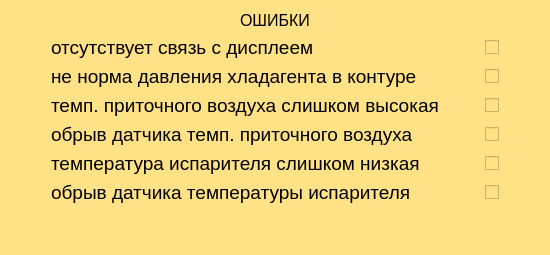
         <widget class="QWidget" name="widget_9" native="true">
          <property name="sizePolicy">
           <sizepolicy hsizetype="Expanding" vsizetype="Expanding">
            <horstretch>0</horstretch>
            <verstretch>0</verstretch>
           </sizepolicy>
          </property>
          <property name="styleSheet">
           <string notr="true">background-color: rgb(255, 225, 134);</string>
          </property>
          <layout class="QVBoxLayout" name="verticalLayout_10">
           <item>
            <widget class="QLabel" name="label_31">
             <property name="font">
              <font>
               <pointsize>12</pointsize>
               <weight>50</weight>
               <bold>false</bold>
              </font>
             </property>
             <property name="text">
              <string>ОШИБКИ</string>
             </property>
             <property name="alignment">
              <set>Qt::AlignCenter</set>
             </property>
            </widget>
           </item>
           <item>
            <layout class="QGridLayout" name="gridLayout_4">
             <item row="2" column="4">
              <spacer name="horizontalSpacer_56">
               <property name="orientation">
                <enum>Qt::Horizontal</enum>
               </property>
               <property name="sizeHint" stdset="0">
                <size>
                 <width>40</width>
                 <height>20</height>
                </size>
               </property>
              </spacer>
             </item>
             <item row="2" column="2">
              <spacer name="horizontalSpacer_58">
               <property name="orientation">
                <enum>Qt::Horizontal</enum>
               </property>
               <property name="sizeHint" stdset="0">
                <size>
                 <width>40</width>
                 <height>20</height>
                </size>
               </property>
              </spacer>
             </item>
             <item row="0" column="0">
              <spacer name="horizontalSpacer_54">
               <property name="orientation">
                <enum>Qt::Horizontal</enum>
               </property>
               <property name="sizeHint" stdset="0">
                <size>
                 <width>40</width>
                 <height>20</height>
                </size>
               </property>
              </spacer>
             </item>
             <item row="1" column="0">
              <spacer name="horizontalSpacer_50">
               <property name="orientation">
                <enum>Qt::Horizontal</enum>
               </property>
               <property name="sizeHint" stdset="0">
                <size>
                 <width>40</width>
                 <height>20</height>
                </size>
               </property>
              </spacer>
             </item>
             <item row="3" column="0">
              <spacer name="horizontalSpacer_52">
               <property name="orientation">
                <enum>Qt::Horizontal</enum>
               </property>
               <property name="sizeHint" stdset="0">
                <size>
                 <width>40</width>
                 <height>20</height>
                </size>
               </property>
              </spacer>
             </item>
             <item row="0" column="3">
              <widget class="QCheckBox" name="checkBox_11">
               <property name="sizePolicy">
                <sizepolicy hsizetype="Minimum" vsizetype="Fixed">
                 <horstretch>0</horstretch>
                 <verstretch>0</verstretch>
                </sizepolicy>
               </property>
               <property name="minimumSize">
                <size>
                 <width>0</width>
                 <height>0</height>
                </size>
               </property>
               <property name="font">
                <font>
                 <pointsize>8</pointsize>
                </font>
               </property>
               <property name="text">
                <string/>
               </property>
              </widget>
             </item>
             <item row="4" column="2">
              <spacer name="horizontalSpacer_60">
               <property name="orientation">
                <enum>Qt::Horizontal</enum>
               </property>
               <property name="sizeHint" stdset="0">
                <size>
                 <width>40</width>
                 <height>20</height>
                </size>
               </property>
              </spacer>
             </item>
             <item row="2" column="1">
              <widget class="QLabel" name="label_32">
               <property name="font">
                <font>
                 <pointsize>14</pointsize>
                </font>
               </property>
               <property name="text">
                <string>темп. приточного воздуха слишком высокая</string>
               </property>
              </widget>
             </item>
             <item row="1" column="2">
              <spacer name="horizontalSpacer_59">
               <property name="orientation">
                <enum>Qt::Horizontal</enum>
               </property>
               <property name="sizeHint" stdset="0">
                <size>
                 <width>40</width>
                 <height>20</height>
                </size>
               </property>
              </spacer>
             </item>
             <item row="0" column="1">
              <widget class="QLabel" name="label_36">
               <property name="font">
                <font>
                 <pointsize>14</pointsize>
                </font>
               </property>
               <property name="text">
                <string>отсутствует связь с дисплеем</string>
               </property>
              </widget>
             </item>
             <item row="4" column="4">
              <spacer name="horizontalSpacer_61">
               <property name="orientation">
                <enum>Qt::Horizontal</enum>
               </property>
               <property name="sizeHint" stdset="0">
                <size>
                 <width>40</width>
                 <height>20</height>
                </size>
               </property>
              </spacer>
             </item>
             <item row="3" column="2">
              <spacer name="horizontalSpacer_57">
               <property name="orientation">
                <enum>Qt::Horizontal</enum>
               </property>
               <property name="sizeHint" stdset="0">
                <size>
                 <width>40</width>
                 <height>20</height>
                </size>
               </property>
              </spacer>
             </item>
             <item row="0" column="2">
              <spacer name="horizontalSpacer_43">
               <property name="orientation">
                <enum>Qt::Horizontal</enum>
               </property>
               <property name="sizeHint" stdset="0">
                <size>
                 <width>40</width>
                 <height>20</height>
                </size>
               </property>
              </spacer>
             </item>
             <item row="4" column="0">
              <spacer name="horizontalSpacer_47">
               <property name="orientation">
                <enum>Qt::Horizontal</enum>
               </property>
               <property name="sizeHint" stdset="0">
                <size>
                 <width>40</width>
                 <height>20</height>
                </size>
               </property>
              </spacer>
             </item>
             <item row="1" column="1">
              <widget class="QLabel" name="label_33">
               <property name="font">
                <font>
                 <pointsize>14</pointsize>
                </font>
               </property>
               <property name="text">
                <string>не норма давления хладагента в контуре</string>
               </property>
              </widget>
             </item>
             <item row="3" column="4">
              <spacer name="horizontalSpacer_55">
               <property name="orientation">
                <enum>Qt::Horizontal</enum>
               </property>
               <property name="sizeHint" stdset="0">
                <size>
                 <width>40</width>
                 <height>20</height>
                </size>
               </property>
              </spacer>
             </item>
             <item row="3" column="3">
              <widget class="QCheckBox" name="checkBox_10">
               <property name="text">
                <string/>
               </property>
              </widget>
             </item>
             <item row="2" column="0">
              <spacer name="horizontalSpacer_41">
               <property name="orientation">
                <enum>Qt::Horizontal</enum>
               </property>
               <property name="sizeHint" stdset="0">
                <size>
                 <width>40</width>
                 <height>20</height>
                </size>
               </property>
              </spacer>
             </item>
             <item row="0" column="4">
              <spacer name="horizontalSpacer_49">
               <property name="orientation">
                <enum>Qt::Horizontal</enum>
               </property>
               <property name="sizeHint" stdset="0">
                <size>
                 <width>40</width>
                 <height>20</height>
                </size>
               </property>
              </spacer>
             </item>
             <item row="1" column="4">
              <spacer name="horizontalSpacer_51">
               <property name="orientation">
                <enum>Qt::Horizontal</enum>
               </property>
               <property name="sizeHint" stdset="0">
                <size>
                 <width>40</width>
                 <height>20</height>
                </size>
               </property>
              </spacer>
             </item>
             <item row="4" column="3">
              <widget class="QCheckBox" name="checkBox_14">
               <property name="text">
                <string/>
               </property>
              </widget>
             </item>
             <item row="2" column="3">
              <widget class="QCheckBox" name="checkBox_12">
               <property name="text">
                <string/>
               </property>
              </widget>
             </item>
             <item row="4" column="1">
              <widget class="QLabel" name="label_35">
               <property name="font">
                <font>
                 <pointsize>14</pointsize>
                </font>
               </property>
               <property name="text">
                <string>температура испарителя слишком низкая</string>
               </property>
              </widget>
             </item>
             <item row="3" column="1">
              <widget class="QLabel" name="label_34">
               <property name="font">
                <font>
                 <pointsize>14</pointsize>
                </font>
               </property>
               <property name="text">
                <string>обрыв датчика темп. приточного воздуха</string>
               </property>
              </widget>
             </item>
             <item row="1" column="3">
              <widget class="QCheckBox" name="checkBox_13">
               <property name="text">
                <string/>
               </property>
              </widget>
             </item>
             <item row="5" column="1">
              <widget class="QLabel" name="label_37">
               <property name="font">
                <font>
                 <pointsize>14</pointsize>
                </font>
               </property>
               <property name="text">
                <string>обрыв датчика температуры испарителя</string>
               </property>
              </widget>
             </item>
             <item row="5" column="0">
              <spacer name="horizontalSpacer_62">
               <property name="orientation">
                <enum>Qt::Horizontal</enum>
               </property>
               <property name="sizeHint" stdset="0">
                <size>
                 <width>40</width>
                 <height>20</height>
                </size>
               </property>
              </spacer>
             </item>
             <item row="5" column="2">
              <spacer name="horizontalSpacer_63">
               <property name="orientation">
                <enum>Qt::Horizontal</enum>
               </property>
               <property name="sizeHint" stdset="0">
                <size>
                 <width>40</width>
                 <height>20</height>
                </size>
               </property>
              </spacer>
             </item>
             <item row="5" column="4">
              <spacer name="horizontalSpacer_64">
               <property name="orientation">
                <enum>Qt::Horizontal</enum>
               </property>
               <property name="sizeHint" stdset="0">
                <size>
                 <width>40</width>
                 <height>20</height>
                </size>
               </property>
              </spacer>
             </item>
             <item row="5" column="3">
              <widget class="QCheckBox" name="checkBox_15">
               <property name="text">
                <string/>
               </property>
              </widget>
             </item>
            </layout>
           </item>
           <item>
            <spacer name="verticalSpacer_10">
             <property name="orientation">
              <enum>Qt::Vertical</enum>
             </property>
             <property name="sizeHint" stdset="0">
              <size>
               <width>20</width>
               <height>40</height>
              </size>
             </property>
            </spacer>
           </item>
          </layout>
         </widget>
